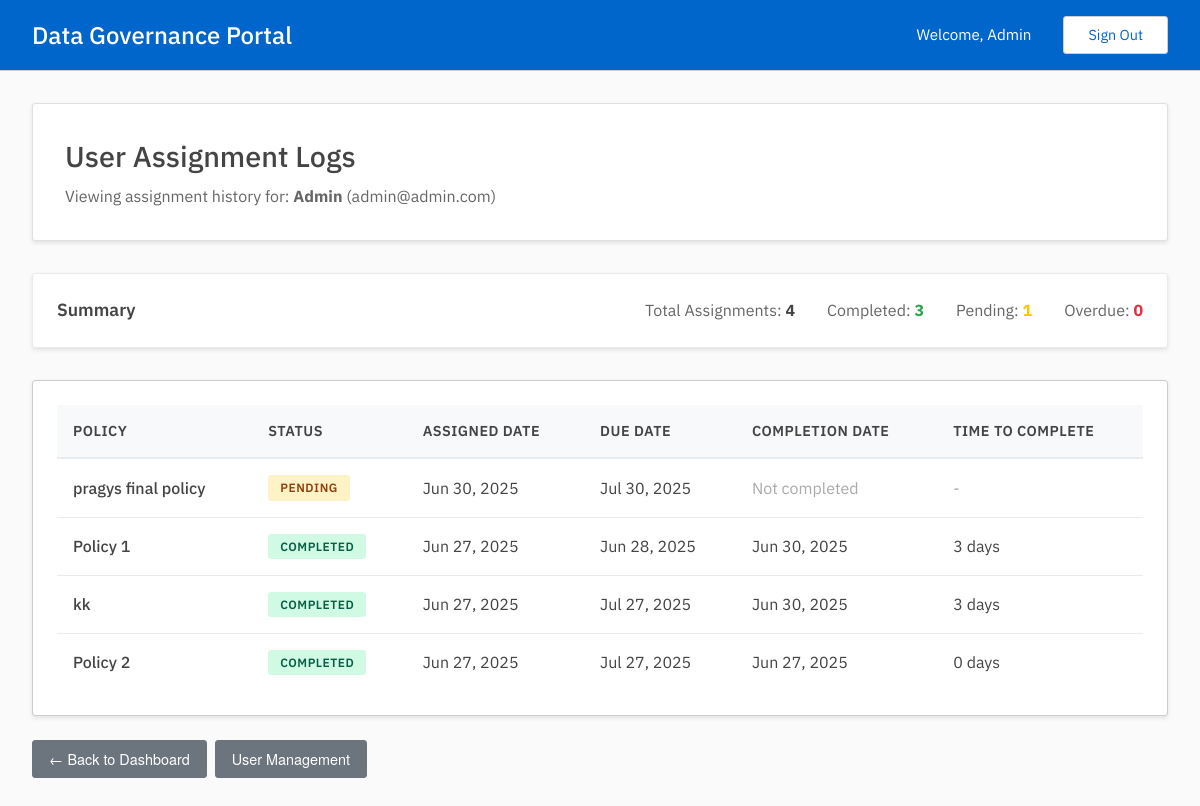
The page /admin/user/a710b3e5-4399-4e53-b799-3b20b22f949b/logs (signed in) on the database as committed earlier.
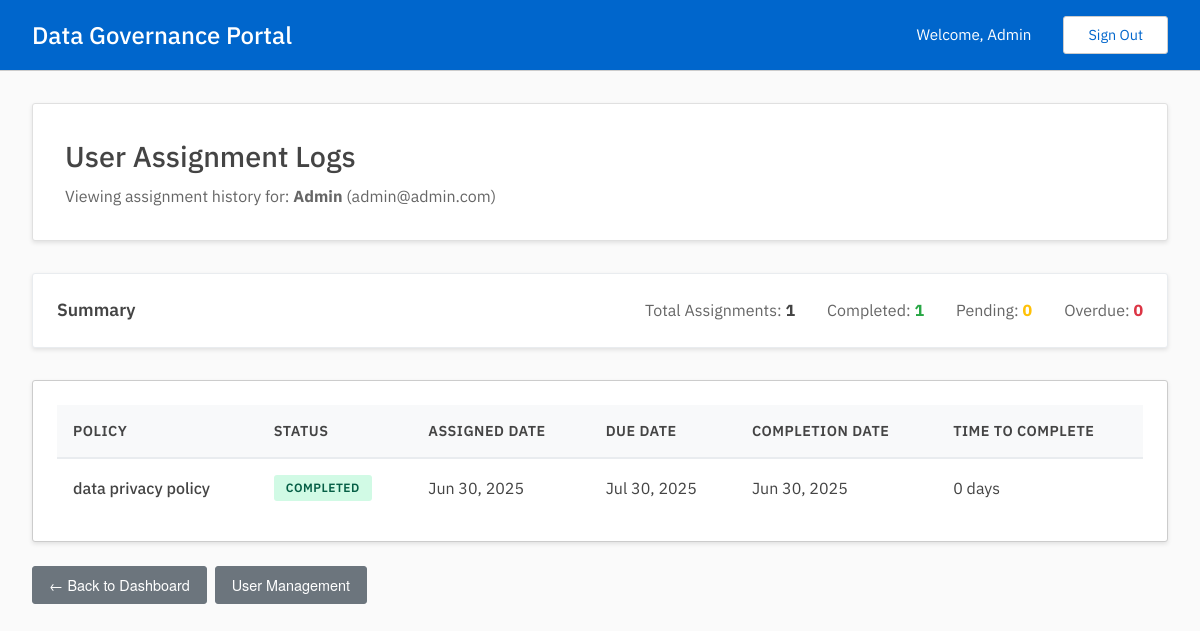
The same page on the database as committed later.
### tables this page shows
CREATE TABLE assignments(
        uuid TEXT UNIQUE NOT NULL PRIMARY KEY,
        user TEXT NOT NULL,
        policy TEXT NOT NULL,
        assigned_at INTEGER,
        timeframe_seconds INTEGER,
        completed_at INTEGER,
        FOREIGN KEY (user) REFERENCES users(uuid) ON DELETE CASCADE ON UPDATE CASCADE,
        FOREIGN KEY (policy) REFERENCES policies(uuid) ON DELETE CASCADE ON UPDATE CASCADE
        );

CREATE TABLE policies(
        uuid TEXT UNIQUE NOT NULL PRIMARY KEY,
        name TEXT UNIQUE NOT NULL,
        description TEXT,
        pdf_link TEXT
        );

### admin.py (the view)
@admin.route('/user/<user_uuid>/logs', methods=['GET'])
@admin_required
def view_user_logs(user_uuid):
    user_result = read_get_user(uuid=user_uuid)
    if user_result['status'] != '200':
        flash('User not found.', 'error')
        return redirect(url_for('admin.dashboard'))
    logs_result = get_user_assignment_logs(user_uuid)
    logs = logs_result['data'] if logs_result['status'] == '200' else []
    return render_template('admin/user_logs.html',
                         user_info=user_result['data'],
                         logs=logs)

### app.py (called while the page is built)
@app.template_filter('timestamp_to_date')
def timestamp_to_date(timestamp):
    if timestamp:
        try:
            dt = datetime.fromtimestamp(timestamp)
            return dt.strftime('%b %d, %Y')
        except (ValueError, TypeError):
            return 'Invalid Date'
    return 'N/A'

### auth.py (called while the page is built)
def admin_required(f):
    @wraps(f)
    def wrap(*args, **kwargs):
        if session['user']['is_admin']:
            return f(*args, **kwargs)
        else:
            print("403: User is not an admin.")
            return redirect(url_for('user.dashboard'))
    return wrap

### db.py (called while the page is built)
def get_conn_curs():
    conn = sqlite3.connect(DATABASE)
    conn.row_factory = sqlite3.Row
    curs = conn.cursor()
    curs.execute("PRAGMA foreign_keys = ON")
    return conn, curs

def commit_close(conn, curs):
    conn.commit()
    curs.close()
    conn.close()

### utils.py (called while the page is built)
def generate_timestamp():
    return int(time.time())

### templates/admin/user_logs.html (shortened to what this page needs)
{% extends "base.html" %}
{% block content %}
<div class="dashboard-header">
    <h2>User Assignment Logs</h2>
    <p>Viewing assignment history for: <strong>{{ user_info['name'] }}</strong> ({{ user_info['email'] }})</p>
</div>
<div class="quick-actions">
    <h3 class="quick-actions-title">Summary</h3>
    <div style="display: flex; gap: 2rem; flex-wrap: wrap;">
        <div>
            <span style="color: #666;">Total Assignments:</span>
            <strong>{{ logs|length }}</strong>
        </div>
        <div>
            <span style="color: #666;">Completed:</span>
            <strong style="color: #28a745;">{{ logs|selectattr('status', 'equalto', 'completed')|list|length }}</strong>
        </div>
        <div>
            <span style="color: #666;">Pending:</span>
            <strong style="color: #ffc107;">{{ logs|selectattr('status', 'equalto', 'pending')|list|length }}</strong>
        </div>
        <div>
            <span style="color: #666;">Overdue:</span>
            <strong style="color: #dc3545;">{{ logs|selectattr('status', 'equalto', 'overdue')|list|length }}</strong>
        </div>
    </div>
</div>
<div class="table-container">
    {% if logs %}
    <table class="data-table">
        <thead>
            <tr>
                <th>Policy</th>
                <th>Status</th>
                <th>Assigned Date</th>
                <th>Due Date</th>
                <th>Completion Date</th>
                <th>Time to Complete</th>
            </tr>
        </thead>
        <tbody>
            {% for log in logs %}
            <tr>
                <td>
                    <div style="font-weight: 500;">{{ log["policy_name"] }}</div>
                </td>
                <td>
                    {% if log["status"] == "completed" %}
                        <span class="status-badge status-completed">Completed</span>
                    {% elif log["status"] == "overdue" %}
                        <span class="status-badge status-overdue">Overdue</span>
                    {% else %}
                        <span class="status-badge status-pending">Pending</span>
                    {% endif %}
                </td>
                <td>{{ log["assigned_at"] | timestamp_to_date }}</td>
                <td>{{ log["due_date"] | timestamp_to_date }}</td>
                <td>
                    {% if log["completed_at"] %}
                        {{ log["completed_at"] | timestamp_to_date }}
                    {% else %}
                        <span style="color: #aaa;">Not completed</span>
                    {% endif %}
                </td>
                <td>
                    {% if log["completed_at"] %}
                        {% set days_to_complete = ((log["completed_at"] - log["assigned_at"]) / 86400) | round | int %}
                        {{ days_to_complete }} day{{ 's' if days_to_complete != 1 else '' }}
                    {% else %}
                        <span style="color: #aaa;">-</span>
                    {% endif %}
                </td>
            </tr>
            {% endfor %}
        </tbody>
    </table>
    {% else %}
    <div class="empty-state">
        <div class="empty-state-icon">📋</div>
        <p class="empty-state-text">No assignment history found for this user.</p>
    </div>
    {% endif %}
</div>
<div class="action-buttons mt-3">
    <a href="{{ url_for('admin.dashboard') }}" class="btn btn-secondary">
        ← Back to Dashboard
    </a>
    <a href="{{ url_for('admin.manage_users') }}" class="btn btn-secondary">
        User Management
    </a>
</div>
{% endblock %}

Rows that differ between the two databases and show on the page:
removed assignments: policy_name "pragys final policy", shows "PENDING", assigned_at "Jun 30, 2025", due_date "Jul 30, 2025", shows "Not completed"
removed assignments: policy_name "Policy 1", shows "COMPLETED", assigned_at "Jun 27, 2025", due_date "Jun 28, 2025", completed_at "Jun 30, 2025", days_to_complete "3", value "s"
removed assignments: policy_name "kk", shows "COMPLETED", assigned_at "Jun 27, 2025", due_date "Jul 27, 2025", completed_at "Jun 30, 2025", days_to_complete "3", value "s"
removed assignments: policy_name "Policy 2", shows "COMPLETED", assigned_at "Jun 27, 2025", due_date "Jul 27, 2025", completed_at "Jun 27, 2025", days_to_complete "0", value "s"
added assignments: policy_name "data privacy policy", shows "COMPLETED", assigned_at "Jun 30, 2025", due_date "Jul 30, 2025", completed_at "Jun 30, 2025", days_to_complete "0", value "s"
Other text that changed with them:
{{ logs|length }}: "4" → "1"
{{ logs|selectattr('status', 'equalto', 'completed')|list|length }}: "3" → "1"
{{ logs|selectattr('status', 'equalto', 'pending')|list|length }}: "1" → "0"
